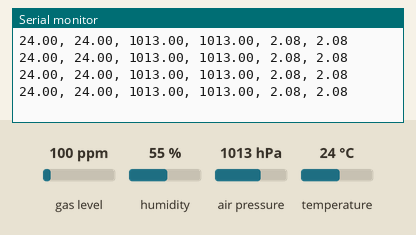
The sketch below on a simulated Arduino Uno, built with avr-gcc and run on an emulated ATmega328P. Parts: the last lines printed to the serial monitor. The inputs (shaded band) are chosen by the test bench; at power-on: air pressure 1013 hPa, temperature 24 °C, gas level 100 ppm, humidity 55 %.

Above: at 1.3 s.
1.4 s: air pressure set to 952 hPa
At 1.79 s:
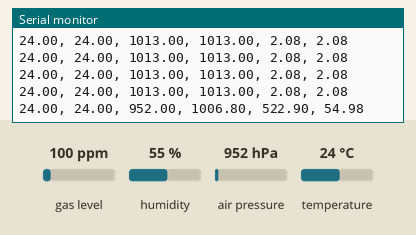
2.9 s: temperature set to 12 °C
At 3.09 s:
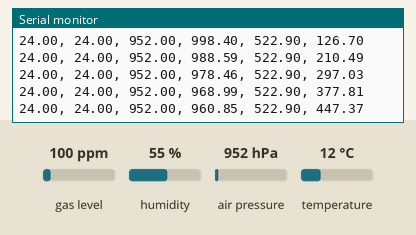
4.4 s: air pressure set to 975 hPa
At 4.64 s:
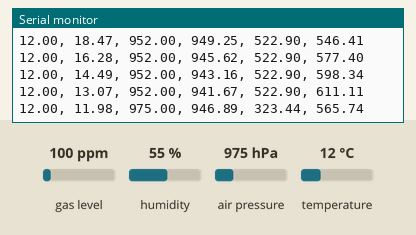
Timing chart, 0 to 7.4 s (numbered marks = the images above; inputs shaded):
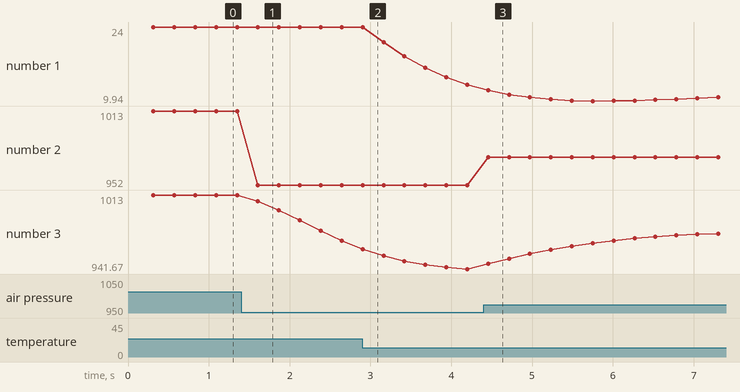

Measured:
- after the input at 1.4 s, the serial monitor: prints a new line after 0.21 s (image 1)
- after the input at 4.4 s, the serial monitor: prints a new line after 0.06 s (image 3)
- plotted number 1: 24 → 13.07 after the input at 2.9 s
- plotted number 2: 1013 → 952 after the input at 1.4 s, 952 → 975 after the input at 4.4 s
- plotted number 3: 1013 → 968.99 after the input at 1.4 s, 941.67 → 976.89 after the input at 4.4 s

The sketch:

BMP390.ino
```cpp
#include <Wire.h>
#include <Adafruit_Sensor.h>
#include <Adafruit_BMP3XX.h>
#include "Kalman.h"

#define SEALEVELPRESSURE_HPA (1013.25)

Adafruit_BMP3XX bmp;

Kalman kalmanTemp;
Kalman kalmanPressure;
Kalman kalmanAltitude;

unsigned long prevTime = 0;

void setup() {
  Serial.begin(115200);
  while (!Serial);

  if (!bmp.begin_I2C()) {
    Serial.println("BMP390 센서를 찾을 수 없습니다. 연결을 확인해주세요.");
    while (1);
  }

  bmp.setTemperatureOversampling(BMP3_OVERSAMPLING_8X);
  bmp.setPressureOversampling(BMP3_OVERSAMPLING_4X);
  bmp.setIIRFilterCoeff(BMP3_IIR_FILTER_COEFF_3);
  bmp.setOutputDataRate(BMP3_ODR_50_HZ);

  bmp.performReading();
  float initialTemp = bmp.temperature;
  float initialPressure = bmp.pressure / 100.0;
  float initialAltitude = bmp.readAltitude(SEALEVELPRESSURE_HPA);

  kalmanTemp.setAngle(initialTemp);
  kalmanPressure.setAngle(initialPressure);
  kalmanAltitude.setAngle(initialAltitude);

  prevTime = millis();

  // 헤더 출력
  Serial.println("RawTemp(°C), FilteredTemp(°C), RawPress(hPa), FilteredPress(hPa), RawAlt(m), FilteredAlt(m)");
}

void loop() {
  if (!bmp.performReading()) {
    Serial.println("센서 데이터 읽기 실패");
    return;
  }

  unsigned long currentTime = millis();
  float dt = (currentTime - prevTime) / 1000.0;
  prevTime = currentTime;

  float temp = bmp.temperature;
  float pressure = bmp.pressure / 100.0;
  float altitude = bmp.readAltitude(SEALEVELPRESSURE_HPA);

  float filteredTemp = kalmanTemp.getAngle(temp, 0.0, dt);
  float filteredPressure = kalmanPressure.getAngle(pressure, 0.0, dt);
  float filteredAltitude = kalmanAltitude.getAngle(altitude, 0.0, dt);

  // 한 줄에 원본값 + 필터값 출력
  Serial.print(temp, 2);
  Serial.print(", ");
  Serial.print(filteredTemp, 2);
  Serial.print(", ");
  Serial.print(pressure, 2);
  Serial.print(", ");
  Serial.print(filteredPressure, 2);
  Serial.print(", ");
  Serial.print(altitude, 2);
  Serial.print(", ");
  Serial.println(filteredAltitude, 2);

  delay(100);
}
```

BMP390.cpp
```cpp
#include "BMP390.h"

BMP390::BMP390() {}

bool BMP390::begin() {
    if (!bmp.begin_I2C()) {
        return false;
    }
    bmp.setTemperatureOversampling(BMP3_OVERSAMPLING_8X);
    bmp.setPressureOversampling(BMP3_OVERSAMPLING_4X);
    bmp.setIIRFilterCoeff(BMP3_IIR_FILTER_COEFF_3);

    // 초기화: 첫 샘플로 Kalman 필터 초기값 세팅
    bmp.performReading();
    float temp = bmp.temperature;
    float press = bmp.pressure / 100.0;
    float alt = bmp.readAltitude(SEALEVELPRESSURE_HPA);

    tempFilter.setAngle(temp);
    pressFilter.setAngle(press);
    altFilter.setAngle(alt);

    lastTime = millis();
    initialized = true;
    return true;
}

void BMP390::readRawData(float &temperature, float &pressure, float &altitude) {
    if (bmp.performReading()) {
        temperature = bmp.temperature;
        pressure = bmp.pressure / 100.0;
        altitude = bmp.readAltitude(SEALEVELPRESSURE_HPA);
    }
}

void BMP390::readData(float &temperature, float &pressure, float &altitude) {
    if (bmp.performReading() && initialized) {
        float temp = bmp.temperature;
        float press = bmp.pressure / 100.0;
        float alt = bmp.readAltitude(SEALEVELPRESSURE_HPA);

        unsigned long currentTime = millis();
        float dt = (currentTime - lastTime) / 1000.0;
        lastTime = currentTime;

        temperature = tempFilter.getAngle(temp, 0.0, dt);
        pressure = pressFilter.getAngle(press, 0.0, dt);
        altitude = altFilter.getAngle(alt, 0.0, dt);
    }
}
```

BMP390.h
```cpp
#ifndef BMP390_H
#define BMP390_H

#include <Wire.h>
#include <Adafruit_BMP3XX.h>
#include "Kalman.h"

class BMP390 {
public:
    BMP390();
    bool begin();
    void readData(float &temperature, float &pressure, float &altitude);      // 필터 적용된 값
    void readRawData(float &temperature, float &pressure, float &altitude);   // 원본 값

private:
    Adafruit_BMP3XX bmp;
    static constexpr float SEALEVELPRESSURE_HPA = 1013.25;

    Kalman tempFilter;
    Kalman pressFilter;
    Kalman altFilter;
    unsigned long lastTime = 0;
    bool initialized = false;
};

#endif
```
